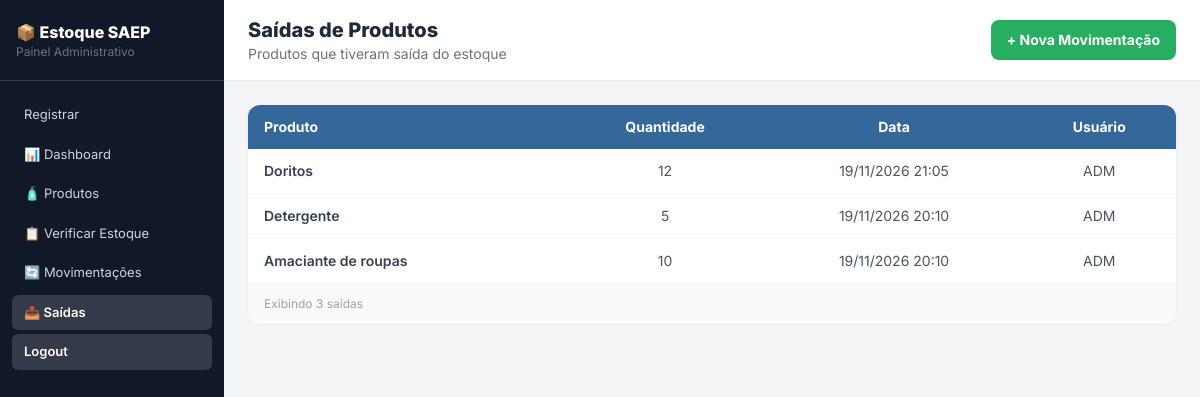
Page /saidas.php (signed in) on the committed database.
### tables this page shows
CREATE TABLE `movimentacao` (
  `id_movimentacao` int(11) NOT NULL AUTO_INCREMENT,
  `tipo` enum('ENTRADA','SAIDA') NOT NULL,
  `quantidade` int(11) NOT NULL,
  `id_produto` int(11) NOT NULL,
  `datetime_movimentacao` datetime NOT NULL DEFAULT current_timestamp(),
  `id_user` int(11) NOT NULL,
  PRIMARY KEY (`id_movimentacao`),
  KEY `fk_movimentacao_produto` (`id_produto`),
  KEY `fk_movimentacao_user` (`id_user`),
  CONSTRAINT `fk_movimentacao_produto` FOREIGN KEY (`id_produto`) REFERENCES `produto` (`id_produto`) ON UPDATE CASCADE,
  CONSTRAINT `fk_movimentacao_user` FOREIGN KEY (`id_user`) REFERENCES `user` (`id_user`) ON UPDATE CASCADE
);

CREATE TABLE `produto` (
  `id_produto` int(11) NOT NULL AUTO_INCREMENT,
  `nome` varchar(100) NOT NULL,
  `quantidade_estoque` int(11) NOT NULL,
  `valor_unitario` decimal(10,2) NOT NULL,
  `data_cadastro` date NOT NULL,
  PRIMARY KEY (`id_produto`)
);

CREATE TABLE `user` (
  `id_user` int(11) NOT NULL AUTO_INCREMENT,
  `nome` varchar(100) NOT NULL,
  `senha` varchar(255) NOT NULL,
  `email` varchar(255) NOT NULL,
  `tipo` enum('administrador','operador') NOT NULL,
  PRIMARY KEY (`id_user`)
);

### saidas.php (the view, shortened to what this page needs)
<?php
require_once __DIR__ . '/conexao.php';
require_once __DIR__ . '/includes/menu.php';
$sql = "SELECT m.quantidade, m.datetime_movimentacao, p.nome AS produto, u.nome AS usuario
        FROM movimentacao m
        JOIN produto p ON p.id_produto = m.id_produto
        LEFT JOIN `user` u ON u.id_user = m.id_user
        WHERE m.tipo = 'SAIDA'
        ORDER BY m.id_movimentacao DESC";
$saidas = $pdo->query($sql)->fetchAll();
?>
    <main class="flex-1 flex flex-col">
        <div class="bg-white border-b border-gray-200 px-6 py-4 flex items-center justify-between">
            <div>
                <h1 class="text-xl font-extrabold text-gray-800">Saídas de Produtos</h1>
                <p class="text-sm text-gray-500">Produtos que tiveram saída do estoque</p>
            </div>
            <a href="movimentacao_form.php" class="bg-senai-green text-white font-bold px-4 py-2.5 rounded-lg text-sm hover:bg-green-600 transition flex items-center gap-2">
                + Nova Movimentação
            </a>
        </div>
        <div class="p-6 flex-1">
            <div class="bg-white rounded-xl shadow-sm overflow-hidden">
                <table class="w-full text-sm">
                    <thead class="bg-senai-blue text-white">
                        <tr>
                            <th class="px-4 py-3 text-left">Produto</th>
                            <th class="px-4 py-3 text-center">Quantidade</th>
                            <th class="px-4 py-3 text-center">Data</th>
                            <th class="px-4 py-3 text-center">Usuário</th>
                        </tr>
                    </thead>
                    <tbody class="divide-y divide-gray-100">
                    <?php foreach ($saidas as $s): ?>
                        <tr class="hover:bg-gray-50 transition">
                            <td class="px-4 py-3 text-gray-700 font-semibold"><?= htmlspecialchars($s["produto"]) ?></td>
                            <td class="px-4 py-3 text-center text-gray-600"><?= $s["quantidade"] ?></td>
                            <td class="px-4 py-3 text-center text-gray-600"><?= date("d/m/Y H:i", strtotime($s["datetime_movimentacao"])) ?></td>
                            <td class="px-4 py-3 text-center text-gray-600"><?= htmlspecialchars($s["usuario"] ?? "-") ?></td>
                        </tr>
                    <?php endforeach; ?>
                    </tbody>
                </table>
                <div class="border-t border-gray-100 px-4 py-3 bg-gray-50">
                    <p class="text-xs text-gray-400">Exibindo <?= count($saidas) ?> saídas</p>
                </div>
            </div>
        </div>
    </main>
</body>
</html>

### includes/menu.php (style rules this page uses)
body { font-family: 'Inter', sans-serif; }

### rows in the picture
movimentacao: id_produto.nome "Doritos", quantidade "12", datetime_movimentacao "19/11/2026 21:05", id_user.nome "ADM"
movimentacao: id_produto.nome "Detergente", quantidade "5", datetime_movimentacao "19/11/2026 20:10", id_user.nome "ADM"
movimentacao: id_produto.nome "Amaciante de roupas", quantidade "10", datetime_movimentacao "19/11/2026 20:10", id_user.nome "ADM"

### other values in the picture
count($saidas) "3"
